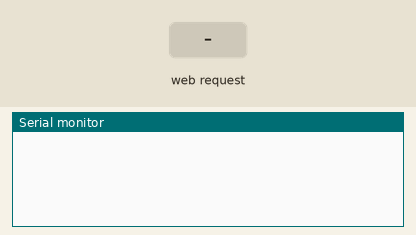
This sketch was run on a simulated ESP8266 (NodeMCU). On the bench: the last lines printed to the serial monitor. Inputs (shaded band) come from the test bench.

Above: at 1.3 s.
1.4 s: HTTP request GET / received
At 2.6 s:
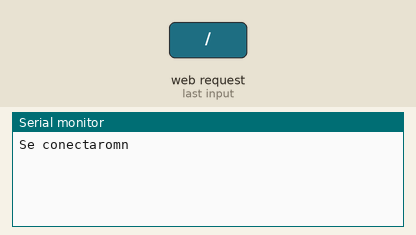
2.9 s: HTTP request GET /st received
At 3.9 s:
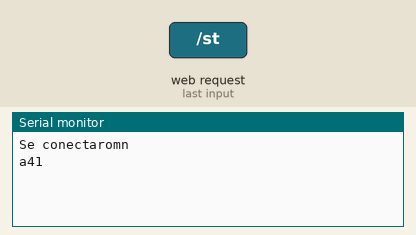
4.4 s: HTTP request GET /bt received
At 5.0 s:
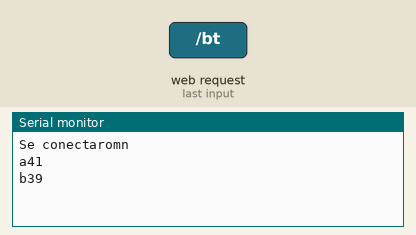
5.9 s: HTTP request GET /sp received
At 7.3 s:
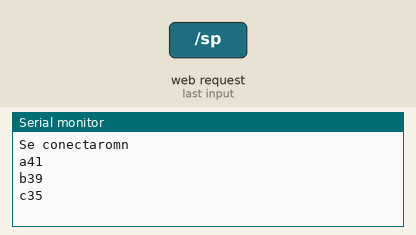

Measured:
- after the input at 1.4 s, the serial monitor: prints a new line at once (image 1)
- after the input at 2.9 s, the serial monitor: prints a new line at once (image 2)
- after the input at 4.4 s, the serial monitor: prints a new line at once (image 3)
- after the input at 5.9 s, the serial monitor: prints a new line at once (image 4)

The sketch:

webserver_gui.ino
```cpp
//Gui para gestion de calentador solar,
//a traves de un sitio web
//
//
//
#include <ESP8266WiFi.h>
#include <ESP8266WebServer.h>
#define TEMPERATURA 1
#define POSITION 5
//credenciales de la red que se mostrara
const char* ssid = "Calentador solar";  // Nombre de la red
const char* password = "12345678";  //Contrasenia de la red
/* Put IP Address details */
IPAddress local_ip(192,168,1,1);
IPAddress gateway(192,168,1,1);
IPAddress subnet(255,255,255,0);
String dataRecived="";
String tempSet="40";
String tempNow="30";
String poss="30";
ESP8266WebServer server(80);// abro el puerto 80


void setup() {
  Serial.begin(115200);

  WiFi.softAP(ssid, password);//creo la red
  WiFi.softAPConfig(local_ip, gateway, subnet);//configuro la red
  delay(100);
//se setean los calback de cada boton
  server.on("/", handle_OnConnect);
  server.on("/st", handle_st);
  server.on("/bt", handle_bt);
  server.on("/sp", handle_sp);

  server.onNotFound(handle_NotFound);
 //***********fin callback
  server.begin();

}
void loop() {
  server.handleClient();

  if((dataRecived=getSerialData())!=""){//chequeo si llego la informacion por serial
    if(dataRecived.length()>5)
    {

      switch ((dataRecived.c_str())[0]){
      case 'a':
      tempSet="";
      tempSet+=String((dataRecived.c_str())[1]);
      tempSet+=String((dataRecived.c_str())[2]);


      break;
      case 'b':
      tempNow="";
      tempNow+=String((dataRecived.c_str())[1]);
      tempNow+=String((dataRecived.c_str())[2]);

      break;
      case 'c':
      poss="";
      poss+=String((dataRecived.c_str())[1]);
      poss+=String((dataRecived.c_str())[2]);

      break;

    }


    switch ((dataRecived.c_str())[6]){
      case 'a':
      tempSet="";
      tempSet+=String((dataRecived.c_str())[7]);
      tempSet+=String((dataRecived.c_str())[8]);


      break;
      case 'b':
      tempNow="";
      tempNow+=String((dataRecived.c_str())[7]);
      tempNow+=String((dataRecived.c_str())[8]);

      break;
      case 'c':
      poss="";
      poss+=String((dataRecived.c_str())[7]);
      poss+=String((dataRecived.c_str())[8]);

      break;

    }


    }


  }

}

void handle_OnConnect() { // se llama a esta funcion cuando se abre el sitio web

  Serial.println("Se conectaromn");
  server.send(200, "text/html", SendHTML());
}

void handle_st() { // se llama a esta funcion cuando se presiona el boton subir temperatura

  Serial.println("a"+String(tempSet.toInt()+TEMPERATURA));
  server.send(200, "text/html", SendHTML());

}
void handle_bt() { // se llama a esta funcion cuando se presiona el boton bajar temperatura
  Serial.println("b"+String(tempSet.toInt()-TEMPERATURA));
  server.send(200, "text/html", SendHTML());
}
void handle_sp() { // se llama a esta funcion cuando se presiona el boton subir persiana
  Serial.println("c"+String(poss.toInt()+POSITION));
  server.send(200, "text/html", SendHTML());
}
void handle_bp() { // se llama a esta funcion cuando se presiona el boton bajar persiana
  Serial.println("c"+String(poss.toInt()-POSITION));
  server.send(200, "text/html", SendHTML());
}


void handle_NotFound(){
  server.send(404, "text/plain", "Not found");
}

String SendHTML(void){
  String ptr = "<!DOCTYPE html> <html>\n";
  //ptr+="\n";
  ptr+="<head>\n";
  ptr+="<title>Termoranque Solar</title>\n";
  ptr+="<h1>Termotanque solar</h1>\n";
   ptr +="<style>html { font-family: Helvetica; display: inline-block; margin: 0px auto; text-align: center;}\n";
  ptr +="body{margin-top: 50px;} h1 {color: #444444;margin: 50px auto 30px;} h3 {color: #444444;margin-bottom: 50px;}\n";
  ptr +=".button {display: block;width: 80px;background-color: #1abc9c;border: none;color: white;padding: 13px 30px;text-decoration: none;font-size: 25px;margin: 0px auto 35px;cursor: pointer;border-radius: 4px;}\n";
  ptr +="</style>\n";
  ptr+="</head>\n";
  ptr+="<body>\n";
  ptr+="<h3>Temperatura actual "+tempNow+"</h3>\n";
  ptr+="<h3>Temperatura seteada "+tempSet+"</h3>\n";
  //ptr+="<h3>Estado de apaertura de la persiana "+poss+"%</h3>\n";
  ptr +="<a class=\"button\" href=\"/st\">Subir Temp.</a>\n";
  ptr +="<a class=\"button\" href=\"/bt\">Bajar Temp.</a>\n";
  ptr +="<a class=\"button\" href=\"/sp\">Actualizar</a>\n";


  ptr+="</body>\n";
  ptr+="</html>\n";

  return ptr;
}

String getSerialData()
{
  String recibedData="";
  while(Serial.available())
  {
    //Serial.println("recivi algo");
    String temp=Serial.readString();
    recibedData=recibedData+temp;
  }
  //Serial.println(recibedData);
  return recibedData;
}
```
